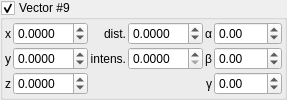
       <widget class="MyGroupBox" name="groupCheck_IFS_enabled_8">
        <property name="title">
         <string>Vector #9</string>
        </property>
        <property name="checkable">
         <bool>true</bool>
        </property>
        <layout class="QGridLayout" name="gridLayout_15" columnstretch="0,1,0,1,0,1">
         <property name="leftMargin">
          <number>2</number>
         </property>
         <property name="topMargin">
          <number>2</number>
         </property>
         <property name="rightMargin">
          <number>2</number>
         </property>
         <property name="bottomMargin">
          <number>2</number>
         </property>
         <property name="spacing">
          <number>2</number>
         </property>
         <item row="0" column="0">
          <widget class="QLabel" name="label_175">
           <property name="sizePolicy">
            <sizepolicy hsizetype="Preferred" vsizetype="Preferred">
             <horstretch>0</horstretch>
             <verstretch>0</verstretch>
            </sizepolicy>
           </property>
           <property name="text">
            <string notr="true">x</string>
           </property>
           <property name="alignment">
            <set>Qt::AlignCenter</set>
           </property>
          </widget>
         </item>
         <item row="1" column="0">
          <widget class="QLabel" name="label_176">
           <property name="sizePolicy">
            <sizepolicy hsizetype="Preferred" vsizetype="Preferred">
             <horstretch>0</horstretch>
             <verstretch>0</verstretch>
            </sizepolicy>
           </property>
           <property name="text">
            <string notr="true">y</string>
           </property>
           <property name="alignment">
            <set>Qt::AlignCenter</set>
           </property>
          </widget>
         </item>
         <item row="1" column="4">
          <widget class="QLabel" name="label_104">
           <property name="text">
            <string notr="true">β</string>
           </property>
           <property name="alignment">
            <set>Qt::AlignRight|Qt::AlignTrailing|Qt::AlignVCenter</set>
           </property>
          </widget>
         </item>
         <item row="2" column="4">
          <widget class="QLabel" name="label_105">
           <property name="text">
            <string notr="true">γ</string>
           </property>
           <property name="alignment">
            <set>Qt::AlignRight|Qt::AlignTrailing|Qt::AlignVCenter</set>
           </property>
          </widget>
         </item>
         <item row="0" column="2">
          <widget class="QLabel" name="label_106">
           <property name="text">
            <string>dist.</string>
           </property>
           <property name="alignment">
            <set>Qt::AlignRight|Qt::AlignTrailing|Qt::AlignVCenter</set>
           </property>
          </widget>
         </item>
         <item row="2" column="0">
          <widget class="QLabel" name="label_177">
           <property name="sizePolicy">
            <sizepolicy hsizetype="Preferred" vsizetype="Preferred">
             <horstretch>0</horstretch>
             <verstretch>0</verstretch>
            </sizepolicy>
           </property>
           <property name="text">
            <string notr="true">z</string>
           </property>
           <property name="alignment">
            <set>Qt::AlignCenter</set>
           </property>
          </widget>
         </item>
         <item row="0" column="4">
          <widget class="QLabel" name="label_107">
           <property name="text">
            <string notr="true">α</string>
           </property>
           <property name="alignment">
            <set>Qt::AlignRight|Qt::AlignTrailing|Qt::AlignVCenter</set>
           </property>
          </widget>
         </item>
         <item row="1" column="2">
          <widget class="QLabel" name="label_108">
           <property name="text">
            <string>intens.</string>
           </property>
           <property name="alignment">
            <set>Qt::AlignRight|Qt::AlignTrailing|Qt::AlignVCenter</set>
           </property>
          </widget>
         </item>
         <item row="0" column="1">
          <widget class="MyDoubleSpinBox" name="spinbox3_IFS_direction_8_x">
           <property name="sizePolicy">
            <sizepolicy hsizetype="Minimum" vsizetype="Maximum">
             <horstretch>0</horstretch>
             <verstretch>0</verstretch>
            </sizepolicy>
           </property>
           <property name="prefix">
            <string/>
           </property>
           <property name="suffix">
            <string/>
           </property>
           <property name="decimals">
            <number>4</number>
           </property>
           <property name="minimum">
            <double>-10.000000000000000</double>
           </property>
           <property name="maximum">
            <double>10.000000000000000</double>
           </property>
           <property name="singleStep">
            <double>0.010000000000000</double>
           </property>
          </widget>
         </item>
         <item row="1" column="1">
          <widget class="MyDoubleSpinBox" name="spinbox3_IFS_direction_8_y">
           <property name="sizePolicy">
            <sizepolicy hsizetype="Minimum" vsizetype="Maximum">
             <horstretch>0</horstretch>
             <verstretch>0</verstretch>
            </sizepolicy>
           </property>
           <property name="prefix">
            <string/>
           </property>
           <property name="suffix">
            <string/>
           </property>
           <property name="decimals">
            <number>4</number>
           </property>
           <property name="minimum">
            <double>-10.000000000000000</double>
           </property>
           <property name="maximum">
            <double>10.000000000000000</double>
           </property>
           <property name="singleStep">
            <double>0.010000000000000</double>
           </property>
          </widget>
         </item>
         <item row="2" column="1">
          <widget class="MyDoubleSpinBox" name="spinbox3_IFS_direction_8_z">
           <property name="sizePolicy">
            <sizepolicy hsizetype="Minimum" vsizetype="Maximum">
             <horstretch>0</horstretch>
             <verstretch>0</verstretch>
            </sizepolicy>
           </property>
           <property name="prefix">
            <string/>
           </property>
           <property name="suffix">
            <string/>
           </property>
           <property name="decimals">
            <number>4</number>
           </property>
           <property name="minimum">
            <double>-10.000000000000000</double>
           </property>
           <property name="maximum">
            <double>10.000000000000000</double>
           </property>
           <property name="singleStep">
            <double>0.010000000000000</double>
           </property>
          </widget>
         </item>
         <item row="0" column="3">
          <widget class="MyDoubleSpinBox" name="spinbox_IFS_distance_8">
           <property name="sizePolicy">
            <sizepolicy hsizetype="Minimum" vsizetype="Maximum">
             <horstretch>0</horstretch>
             <verstretch>0</verstretch>
            </sizepolicy>
           </property>
           <property name="prefix">
            <string/>
           </property>
           <property name="suffix">
            <string/>
           </property>
           <property name="decimals">
            <number>4</number>
           </property>
           <property name="minimum">
            <double>-10.000000000000000</double>
           </property>
           <property name="maximum">
            <double>10.000000000000000</double>
           </property>
           <property name="singleStep">
            <double>0.010000000000000</double>
           </property>
          </widget>
         </item>
         <item row="1" column="3">
          <widget class="MyDoubleSpinBox" name="spinbox_IFS_intensity_8">
           <property name="sizePolicy">
            <sizepolicy hsizetype="Minimum" vsizetype="Maximum">
             <horstretch>0</horstretch>
             <verstretch>0</verstretch>
            </sizepolicy>
           </property>
           <property name="prefix">
            <string/>
           </property>
           <property name="suffix">
            <string/>
           </property>
           <property name="decimals">
            <number>4</number>
           </property>
           <property name="minimum">
            <double>0.000000000000000</double>
           </property>
           <property name="maximum">
            <double>10.000000000000000</double>
           </property>
           <property name="singleStep">
            <double>0.010000000000000</double>
           </property>
          </widget>
         </item>
         <item row="0" column="5">
          <widget class="MyDoubleSpinBox" name="spinboxd3_IFS_rotations_8_x">
           <property name="sizePolicy">
            <sizepolicy hsizetype="Minimum" vsizetype="Maximum">
             <horstretch>0</horstretch>
             <verstretch>0</verstretch>
            </sizepolicy>
           </property>
           <property name="prefix">
            <string/>
           </property>
           <property name="suffix">
            <string/>
           </property>
           <property name="decimals">
            <number>2</number>
           </property>
           <property name="minimum">
            <double>-180.000000000000000</double>
           </property>
           <property name="maximum">
            <double>180.000000000000000</double>
           </property>
           <property name="singleStep">
            <double>1.000000000000000</double>
           </property>
          </widget>
         </item>
         <item row="1" column="5">
          <widget class="MyDoubleSpinBox" name="spinboxd3_IFS_rotations_8_y">
           <property name="sizePolicy">
            <sizepolicy hsizetype="Minimum" vsizetype="Maximum">
             <horstretch>0</horstretch>
             <verstretch>0</verstretch>
            </sizepolicy>
           </property>
           <property name="prefix">
            <string/>
           </property>
           <property name="suffix">
            <string/>
           </property>
           <property name="decimals">
            <number>2</number>
           </property>
           <property name="minimum">
            <double>-180.000000000000000</double>
           </property>
           <property name="maximum">
            <double>180.000000000000000</double>
           </property>
           <property name="singleStep">
            <double>1.000000000000000</double>
           </property>
          </widget>
         </item>
         <item row="2" column="5">
          <widget class="MyDoubleSpinBox" name="spinboxd3_IFS_rotations_8_z">
           <property name="sizePolicy">
            <sizepolicy hsizetype="Minimum" vsizetype="Maximum">
             <horstretch>0</horstretch>
             <verstretch>0</verstretch>
            </sizepolicy>
           </property>
           <property name="prefix">
            <string/>
           </property>
           <property name="suffix">
            <string/>
           </property>
           <property name="decimals">
            <number>2</number>
           </property>
           <property name="minimum">
            <double>-180.000000000000000</double>
           </property>
           <property name="maximum">
            <double>180.000000000000000</double>
           </property>
           <property name="singleStep">
            <double>1.000000000000000</double>
           </property>
          </widget>
         </item>
        </layout>
       </widget>
